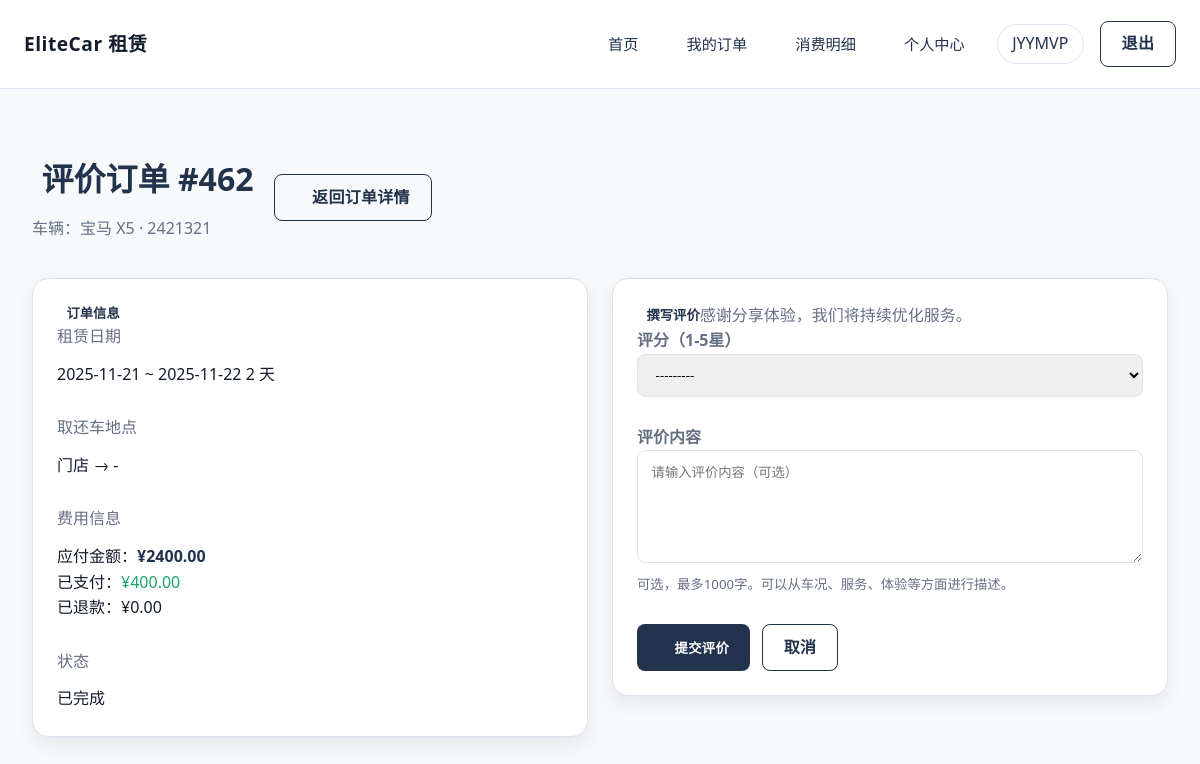
The page /accounts/order/462/review/ (signed in) on the database its author committed.
### rentals/models.py (models this page shows, shortened)
class Rental(models.Model):
    RENTAL_STATUS_CHOICES = [
        ('PENDING', '预订中'),
        ('ONGOING', '进行中'),
        ('COMPLETED', '已完成'),
        ('CANCELLED', '已取消'),
    ]
    SETTLEMENT_STATUS_CHOICES = [
        ('UNSETTLED', '未结算'),
        ('PARTIAL', '部分结算'),
        ('SETTLED', '已结算'),
    ]
    customer = models.ForeignKey(
        Customer,
        on_delete=models.CASCADE,
        related_name='rentals',
        verbose_name='客户'
    )
    vehicle = models.ForeignKey(
        Vehicle,
        on_delete=models.CASCADE,
        related_name='rentals',
        verbose_name='车辆'
    )
    start_date = models.DateField(
        '租赁开始日期',
        help_text='租赁开始日期'
    )
    end_date = models.DateField(
        '租赁结束日期',
        help_text='租赁结束日期'
    )
    actual_return_date = models.DateField(
        '实际还车日期',
        blank=True,
        null=True,
        help_text='实际还车日期'
    )
    total_amount = models.DecimalField(
        '总金额',
        max_digits=10,
        decimal_places=2,
        validators=[MinValueValidator(Decimal('0.01'))],
        help_text='租赁总费用'
    )
    deposit = models.DecimalField(
        '押金',
        max_digits=10,
        decimal_places=2,
        default=Decimal('0.00'),
        validators=[MinValueValidator(Decimal('0.00'))],
        help_text='租赁押金金额'
    )
    pickup_location = models.CharField(
        '取车地点',
        max_length=200,
        default='门店',
        help_text='取车地点'
    )
    return_location = models.CharField(
        '还车地点',
        max_length=200,
        blank=True,
        null=True,
        help_text='还车地点（异地还车时填写）'
    )
    is_cross_location_return = models.BooleanField(
        '是否异地还车',
        default=False,
        help_text='是否异地还车'
    )
    cross_location_fee = models.DecimalField(
        '异地还车费用',
        max_digits=10,
        decimal_places=2,
        default=Decimal('0.00'),
        validators=[MinValueValidator(Decimal('0.00'))],
        help_text='异地还车产生的额外费用'
    )
    status = models.CharField(
        '订单状态',
        max_length=20,
        choices=RENTAL_STATUS_CHOICES,
        default='PENDING',
        help_text='当前订单状态'
    )
    notes = models.TextField(
        '备注',
        blank=True,
        null=True,
        help_text='订单备注信息'
    )
    created_at = models.DateTimeField(
        '创建时间',
        auto_now_add=True
    )
    updated_at = models.DateTimeField(
        '更新时间',
        auto_now=True
    )
    settlement_status = models.CharField(
        '结算状态',
        max_length=20,
        choices=SETTLEMENT_STATUS_CHOICES,
        default='UNSETTLED',
        help_text='订单费用结算状态'
    )
    settled_at = models.DateTimeField(
        '结算时间',
        blank=True,
        null=True,
        help_text='订单完成并结算的时间'
    )
    amount_paid = models.DecimalField(
        '累计支付金额',
        max_digits=10,
        decimal_places=2,
        default=Decimal('0.00'),
        help_text='用户累计支付金额（不含退款）'
    )
    amount_refunded = models.DecimalField(
        '累计退款金额',
        max_digits=10,
        decimal_places=2,
        default=Decimal('0.00'),
        help_text='系统累计退款金额'
    )
    class Meta:
        db_table = 'rentals'
        verbose_name = '租赁订单'
        verbose_name_plural = '租赁订单'
        ordering = ['-created_at']
        indexes = [
            models.Index(fields=['start_date']),
            models.Index(fields=['end_date']),
            models.Index(fields=['status']),
            models.Index(fields=['customer', 'status']),
            models.Index(fields=['vehicle', 'status']),
        ]
    @property
    def rental_days(self):
        if self.start_date and self.end_date:
            return (self.end_date - self.start_date).days + 1
        return 0
    def calculate_order_total(self):
        base_amount = self.total_amount or Decimal('0.00')
        deposit_amount = self.deposit or Decimal('0.00')
        cross_location_fee = self.cross_location_fee or Decimal('0.00')
        if not self.is_cross_location_return:
            cross_location_fee = Decimal('0.00')
        return base_amount + deposit_amount + cross_location_fee

### vehicles/models.py (models this page shows, shortened)
class Vehicle(models.Model):
    VEHICLE_STATUS_CHOICES = [
        ('AVAILABLE', '可用'),
        ('RENTED', '已租'),
        ('MAINTENANCE', '维修中'),
    ]
    license_plate = models.CharField(
        '车牌号',
        max_length=20,
        unique=True,
        help_text='车辆唯一标识'
    )
    brand = models.CharField(
        '品牌',
        max_length=50,
        help_text='汽车品牌'
    )
    model = models.CharField(
        '型号',
        max_length=50,
        help_text='汽车型号'
    )
    vehicle_type = models.CharField(
        '车辆类型',
        max_length=20,
        help_text='如：轿车、SUV、MPV等'
    )
    color = models.CharField(
        '颜色',
        max_length=20,
        help_text='车身颜色'
    )
    seats = models.PositiveIntegerField(
        '座位数',
        default=5,
        validators=[MinValueValidator(2)],
        help_text='车辆座位数（2-50座）'
    )
    daily_rate = models.DecimalField(
        '日租金',
        max_digits=10,
        decimal_places=2,
        validators=[MinValueValidator(Decimal('0.01'))],
        help_text='每日租金价格'
    )
    status = models.CharField(
        '车辆状态',
        max_length=20,
        choices=VEHICLE_STATUS_CHOICES,
        default='AVAILABLE',
        help_text='当前车辆状态'
    )
    created_at = models.DateTimeField(
        '创建时间',
        auto_now_add=True
    )
    updated_at = models.DateTimeField(
        '更新时间',
        auto_now=True
    )
    class Meta:
        db_table = 'vehicles'
        verbose_name = '车辆'
        verbose_name_plural = '车辆'
        ordering = ['-created_at']
        indexes = [
            models.Index(fields=['license_plate']),
            models.Index(fields=['status']),
            models.Index(fields=['brand', 'model']),
            models.Index(fields=['seats']),  # 为座位数添加索引，优化搜索性能
        ]

### accounts/views.py (the view)
# urls.py: path('order/<int:pk>/review/', views.order_review_view, name='order_review'),
@login_required
@require_http_methods(["GET", "POST"])
def order_review_view(request, pk):
    rental = get_object_or_404(Rental, pk=pk)
    customer = None
    try:
        customer = Customer.objects.filter(user=request.user).first()
        if not customer:
            customer = Customer.objects.filter(
                Q(email=request.user.email) | Q(phone=request.user.username)
            ).first()
    except Exception:
        pass
    if rental.customer != customer:
        messages.error(request, '您没有权限评价此订单。')
        return redirect('accounts:my_orders')
    if rental.status != 'COMPLETED':
        messages.error(request, '只能评价已完成的订单。')
        return redirect('accounts:order_detail', pk=pk)
    try:
        review = Review.objects.get(rental=rental)
        messages.info(request, '您已经评价过此订单。')
        return redirect('accounts:order_detail', pk=pk)
    except Review.DoesNotExist:
        pass
    if request.method == 'POST':
        form = ReviewForm(request.POST)
        if form.is_valid():
            review = form.save(commit=False)
            review.rental = rental
            review.user = request.user
            review.vehicle = rental.vehicle
            review.save()
            messages.success(request, '评价提交成功！')
            return redirect('accounts:order_detail', pk=pk)
    else:
        form = ReviewForm()
    context = {
        'form': form,
        'rental': rental,
    }
    return render(request, 'accounts/order_review.html', context)

### templates/accounts/order_review.html (shortened to what this page needs)
{% extends "base_user.html" %}
{% load static %}
{% block content %}
<div class="profile-fullscreen">
    <div class="d-flex flex-wrap justify-content-between align-items-center mb-4 gap-3">
        <div>
            <h1 class="mb-1">
                评价订单 #{{ rental.id }}
            </h1>
            <p class="text-muted mb-0">车辆：{{ rental.vehicle.brand }} {{ rental.vehicle.model }} · {{ rental.vehicle.license_plate }}</p>
        </div>
        <a href="{% url 'accounts:order_detail' rental.id %}" class="btn btn-outline-secondary">
            返回订单详情
        </a>
    </div>
    <div class="row g-4">
        <div class="col-lg-4">
            <div class="card shadow-sm h-100">
                <div class="card-header bg-light">
                    <h5 class="mb-0">订单信息</h5>
                </div>
                <div class="card-body">
                    <div class="mb-3">
                        <p class="text-muted mb-1">租赁日期</p>
                        <p class="mb-0 fw-semibold">
                            {{ rental.start_date|date:"Y-m-d" }} ~ {{ rental.end_date|date:"Y-m-d" }}
                            <span class="badge bg-secondary ms-2">{{ rental.rental_days }} 天</span>
                        </p>
                    </div>
                    <div class="mb-3">
                        <p class="text-muted mb-1">取还车地点</p>
                        <p class="mb-0">{{ rental.pickup_location|default:"-" }} → {{ rental.return_location|default:"-" }}</p>
                    </div>
                    <div class="mb-3">
                        <p class="text-muted mb-1">费用信息</p>
                        <p class="mb-0">应付金额：<strong class="text-primary">¥{{ rental.calculate_order_total|floatformat:2 }}</strong></p>
                        <p class="mb-0">已支付：<span class="text-success">¥{{ rental.amount_paid|default:"0.00"|floatformat:2 }}</span></p>
                        <p class="mb-0">已退款：<span class="text-secondary">¥{{ rental.amount_refunded|default:"0.00"|floatformat:2 }}</span></p>
                    </div>
                    <div>
                        <p class="text-muted mb-1">状态</p>
                        <span class="badge bg-success">已完成</span>
                    </div>
                </div>
            </div>
        </div>
        <div class="col-lg-8">
            <div class="card shadow">
                <div class="card-header bg-light d-flex justify-content-between align-items-center">
                    <h5 class="mb-0">撰写评价</h5>
                    <span class="text-muted small">感谢分享体验，我们将持续优化服务。</span>
                </div>
                <div class="card-body">
                    <form method="post" novalidate>
                        <div class="mb-3">
                            <label class="form-label fw-semibold">评分（1-5星）</label>
                            {{ form.rating }}
                        </div>
                        <div class="mb-3">
                            <label class="form-label fw-semibold">评价内容</label>
                            {{ form.comment }}
                            <small class="text-muted d-block mt-1">可选，最多1000字。可以从车况、服务、体验等方面进行描述。</small>
                        </div>
                        <div class="d-flex gap-2">
                            <button type="submit" class="btn btn-primary">
                                提交评价
                            </button>
                            <a href="{% url 'accounts:order_detail' rental.id %}" class="btn btn-outline-secondary">
                                取消
                            </a>
                        </div>
                    </form>
                </div>
            </div>
        </div>
    </div>
</div>
{% endblock %}

### templates/base_user.html (shortened to what this page needs)
{% load static %}
<!DOCTYPE html>
<html lang="zh-CN">
<head>
    <link href="{% static 'css/style.css' %}" rel="stylesheet">
</head>
<body>
    <div class="main-content" style="margin-left:0;">
        <nav class="navbar business-nav">
            <a class="nav-brand" href="{% url 'accounts:home' %}">
                EliteCar 租赁
                </a>
            <div class="nav-links">
                <a class="nav-link" href="{% url 'accounts:home' %}">首页</a>
                    {% if user.is_authenticated %}
                    <a class="nav-link" href="{% url 'accounts:my_orders' %}">我的订单</a>
                    <a class="nav-link" href="{% url 'accounts:consumption_report' %}">消费明细</a>
                    <a class="nav-link" href="{% url 'accounts:profile' %}">个人中心</a>
                    <span class="user-chip">{{ user.username }}</span>
                    <a class="btn btn-outline-secondary" href="{% url 'accounts:logout' %}">退出</a>
                    {% else %}
                    <a class="btn btn-outline-secondary" href="{% url 'accounts:login' %}">登录</a>
                    <a class="btn btn-accent" href="{% url 'accounts:register' %}">注册</a>
                    {% endif %}
            </div>
        </nav>
        <div class="page-content-wrapper">
            <div class="container-fluid px-0">
                {% block content %}{% endblock %}
            </div>
        </div>
    </div>
</body>
</html>

### rows shown on the page
Rental: id "462", vehicle.brand "宝马", vehicle.model "X5", vehicle.license_plate "2421321", start_date "2025-11-21", end_date "2025-11-22", rental_days "2", pickup_location "门店", return_location "-", calculate_order_total "2400.00", amount_paid "400.00", amount_refunded "0.00"

### other values the page prints
{{ user.username }} "JYYMVP"
